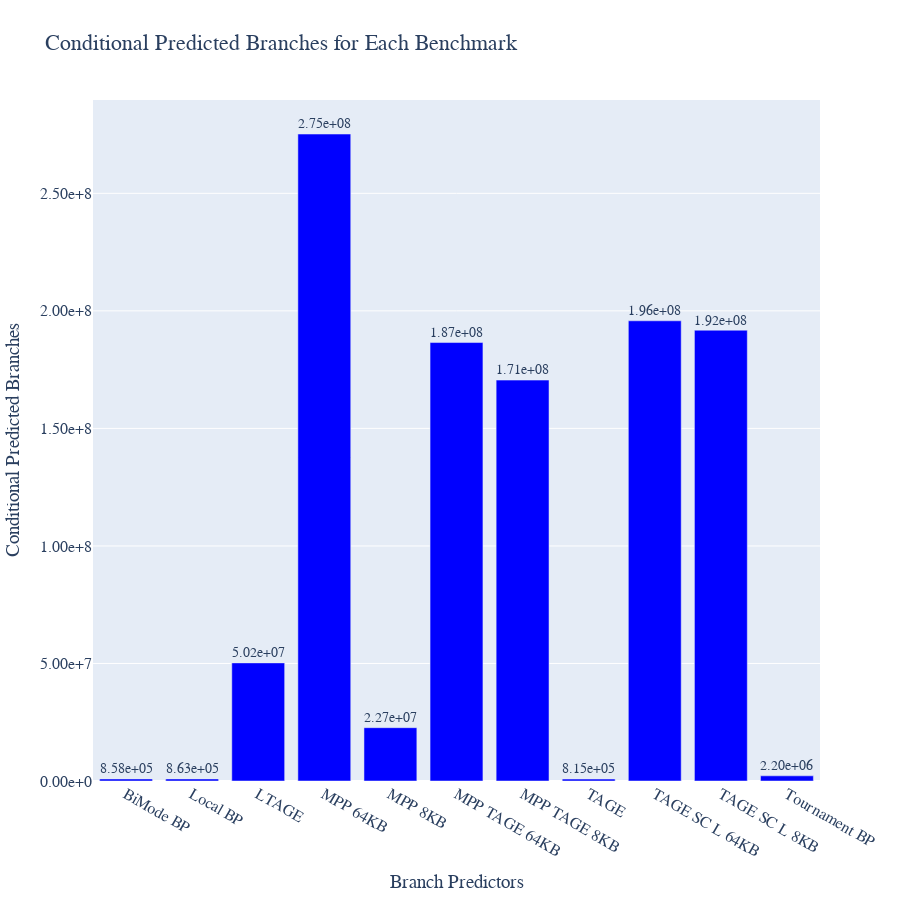

This figure's notebook cell:
### Code cell
plot(branchpredictors, condPredicted, "Conditional Predicted Branches")

### Figure 1 — Plotly figure (JSON) as saved in the notebook; plotly's stock layout.template omitted (floating-point values rounded to 4 significant figures)
{"data": [{"marker": {"color": "Blue"}, "text": ["8.58e+05", "8.63e+05", "5.02e+07", "2.75e+08", "2.27e+07", "1.87e+08", "1.71e+08", "8.15e+05", "1.96e+08", "1.92e+08", "2.20e+06"], "textposition": "outside", "type": "bar", "x": ["BiMode BP", "Local BP", "LTAGE", "MPP 64KB", "MPP 8KB", "MPP TAGE 64KB", "MPP TAGE 8KB", "TAGE", "TAGE SC L 64KB", "TAGE SC L 8KB", "Tournament BP"], "y": [857885, 863387, 50246568, 275222893, 22681575, 186528069, 170538832, 815200, 195777696, 191772063, 2195718]}], "layout": {"font": {"family": "Sans-Serif", "size": 16}, "height": 900, "title": {"text": "Conditional Predicted Branches for Each Benchmark"}, "width": 900, "xaxis": {"title": {"text": "Branch Predictors"}}, "yaxis": {"tickformat": ".2e", "title": {"text": "Conditional Predicted Branches"}}}}
